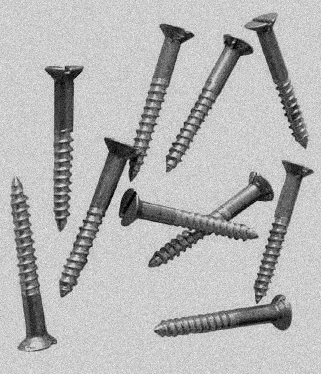
#> input picture Lista 5/imgs_lista_5/I1_r1.bmp, 321 x 374 px
$ python find_flat.py
#> lines starting #> are read from the running program, lines starting #| are printed output that depends on the picture; long printed decimals are rounded
import cv2
import numpy as np

img = cv2.imread('Lista 5/imgs_lista_5/I1_r1.bmp', cv2.IMREAD_GRAYSCALE)
#> img is the input picture: shape (374, 321); min 0, max 244, mean 180
h, w = img.shape
#> h = 374; w = 321
min_var = float('inf')
best_x, best_y = 0, 0
size = 50

for y in range(0, h - size, 10):
    for x in range(0, w - size, 10):
        block = img[y:y+size, x:x+size]
        var = np.var(block)
        if var < min_var:
            min_var = var
            best_x, best_y = x, y
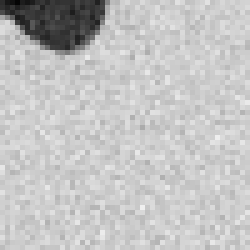
#> block: shape (50, 50) (shown 5 times larger); min 5, max 239, mean 194.9
#> after the loop, best_x = 90; best_y = 320; min_var = 93.16

print(f"Best I1_r1 block: x={best_x}, y={best_y}, var={min_var}")
#| Best I1_r1 block: x=90, y=320, var=93.164

img2 = cv2.imread('Lista 5/imgs_lista_5/I2_r1.bmp', cv2.IMREAD_GRAYSCALE)
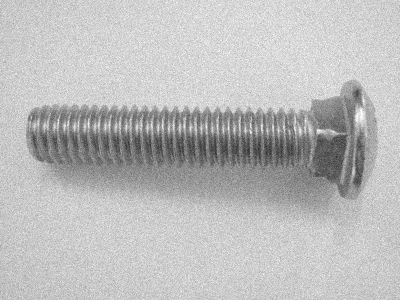
#> input picture Lista 5/imgs_lista_5/I2_r1.bmp, 400 x 300 px
#> img2 is the input picture: shape (300, 400); min 44, max 255, mean 187.8
h, w = img2.shape
#> h = 300; w = 400
min_var = float('inf')
best_x2, best_y2 = 0, 0

for y in range(0, h - size, 10):
    for x in range(0, w - size, 10):
        block = img2[y:y+size, x:x+size]
        var = np.var(block)
        if var < min_var:
            min_var = var
            best_x2, best_y2 = x, y
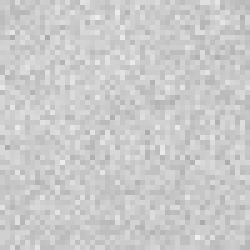
#> block: shape (50, 50) (shown 5 times larger); min 170, max 238, mean 202.4
#> after the loop, best_x2 = 200; best_y2 = 0; min_var = 96.26

print(f"Best I2_r1 block: x={best_x2}, y={best_y2}, var={min_var}")
#| Best I2_r1 block: x=200, y=0, var=96.259
